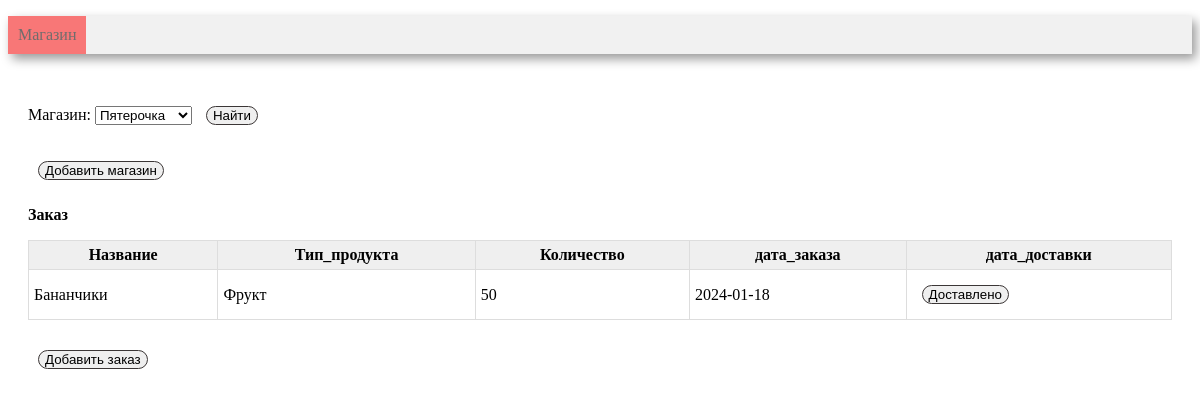
The page / on the database its author committed.
### tables this page shows
CREATE TABLE store (
       store_id INTEGER PRIMARY KEY AUTOINCREMENT,
	   store_name VARCHAR(30)
);

CREATE TABLE product (
      product_id INTEGER PRIMARY KEY AUTOINCREMENT,
      product_name VARCHAR(80),
      type_id INT,
      manufacturer_id INT,
      country_id INT,
      storage_quantity INT,
      price INT, 
      FOREIGN KEY (type_id)  REFERENCES type (type_id) ON DELETE CASCADE,
      FOREIGN KEY (manufacturer_id)  REFERENCES manufacturer (manufacturer_id) ON DELETE CASCADE
      FOREIGN KEY (country_id)  REFERENCES country (country_id) ON DELETE CASCADE
);

CREATE TABLE type (
       type_id INTEGER PRIMARY KEY AUTOINCREMENT,
	   type_name VARCHAR(30)
);

CREATE TABLE order_ (
      order_id INTEGER PRIMARY KEY AUTOINCREMENT,
      product_id INT,
      store_id INT,
      quantity INT,
      order_date DATE,
      delivery_date DATE,
      FOREIGN KEY (product_id)  REFERENCES product (product_id) ON DELETE CASCADE,
      FOREIGN KEY (store_id)  REFERENCES store (store_id) ON DELETE CASCADE
);

### controllers/index.py (the view)
@app.route('/', methods=['get'])
def index():
    conn = get_db_connection()
    if request.values.get('store'):
        store_id = int(request.values.get('store'))
        session['store_id'] = store_id
    elif request.values.get('return'):
        order_id = int(request.values.get('return'))
        set_delivery(conn, order_id)
    elif request.values.get('new_store'):
        new_store = request.values.get('new_store')
        session['store_id'] = get_new_store(conn, new_store)
    elif request.values.get('product'):
        product_quantity = int(request.values.get('product_num'))
        product_id = int(request.values.get('product'))
        new_order(conn, product_id, product_quantity, session['store_id'])
    elif request.values.get('noselect'):
        pass
    else:
        session['store_id'] = 1
    df_store = get_store(conn)
    df_combo_box = get_combo_box(conn, session['store_id'])
    html = render_template(
        'index.html',
        store_id=session['store_id'],
        store=df_store,
        combo_box=df_combo_box,
        len=len,
    )
    return html

### models/index_model.py (called while the page is built)
def get_store(conn):
    return pandas.read_sql('''SELECT * FROM store''', conn)

def get_combo_box(conn, store_id):
    return pandas.read_sql('''
        SELECT product_name AS Название, type_name AS Тип_продукта, order_id,
            quantity AS Количество, order_date AS дата_заказа,  delivery_date AS дата_доставки
        FROM order_
            JOIN store USING(store_id)
            JOIN product USING(product_id)
            JOIN type USING(type_id)
        WHERE store_id = :id
            ORDER BY order_id
    ''', conn, params={"id": store_id})

### utils.py (called while the page is built)
def get_db_connection():
    return sqlite3.connect('postavka2.sqlite')

### templates/index.html (shortened to what this page needs)
<!DOCTYPE HTML>
<html>
    <head>
        <link rel="stylesheet" type="text/css" href="/static/css/main.css" />
        {% macro render_table(table_name, relation, id) %}
            <p>
                <b>{{ table_name }}</b>
            </p>
            <table>
                <tr>
                    {% for name in relation.dtypes.index %}
                        {% if name != id %}
                            <th>{{ name }}</th>
                        {% endif %}
                    {% endfor %}
                </tr>
                <tbody>
                    {% for i in range(len(relation)) %}
                        <tr>
                            {% for name in relation.dtypes.index %}
                                {% if name != id%}
                                    <td>
                                        {% if relation.loc[i, name] == None %}
                                            <form action = '' method ="get">
                                                <input type="submit" value="Доставлено">
                                            </form>
                                        {% else %}
                                            {{ relation.loc[i, name] }}
                                        {% endif %}
                                    </td>
                                {% endif %}
                            {% endfor %}
                        </tr>
                    {% endfor %}
                </tbody>
            </table>
        {% endmacro %}
        {% macro render_select(select_name, store, id) %}
            <select name = '{{select_name}}'>
                {% for i in range(len(store)) %}
                    <option value="{{i+1}}" {% if store.loc[i, "store_id"] == id %} selected {% endif %}>
                        {{store.loc[i, "store_name"]}}
                    </option>
                {% endfor %}
            </select>
        {% endmacro %}
    </head>
    <body>
        <div class=menu>
            <ul>
                <li class = active><a href={{ url_for("index")}}>Магазин</a></li>
            </ul>
        </div>
        <div class = block>
            <p>
                <form action='' method ="get">
                    Магазин:
                    {{ render_select("store", store, store_id) }}
                    <input type = "submit" value = "Найти">
                </form>
            </p>
            <form action="{{url_for('new_store')}}" method="get">
                <input type="submit" value="Добавить магазин">
            </form>
            {{ render_table("Заказ", combo_box,  "order_id") }}
            <div>
                <form action="{{url_for('search')}}" method="get">
                    <input type="submit" value="Добавить заказ">
                </form>
            </div>
        </div>
    </body>
</html>

### static/CSS/main.css (style rules this page uses)
.menu { background-color: #f1f1f1; box-shadow: 4px 5px 10px rgba(0, 0, 0, 0.4); width: 100%; }
.menu li { display: inline-block; vertical-align: top; padding: 10px; color: #6f6d6d; }
.menu a { text-decoration: none; color: #6f6d6d; }
.menu ul { padding: 0px; }
.active { background-color: #f87777; color: #f8f8f8; }
.block { padding: 10px 20px; }
table { width: 100%; margin-bottom: 20px; border: 1px solid #dddddd; border-collapse: collapse; }
table th { font-weight: bold; padding: 5px; background: #efefef; border: 1px solid #dddddd; }
table td { border: 1px solid #dddddd; padding: 5px; }
input { border-radius: 20px; margin:10px; border:1px #3b3636 solid; }

### rows shown on the page
store: store "Пятерочка"
product: product_name "Бананчики"
type: type_name "Фрукт"
order_: order_date "2024-01-18"

### other values the page prints
{{ table_name }} "Заказ"
{{ name }} "Название" "Тип_продукта" "Количество" "дата_заказа" "дата_доставки"
{{ relation.loc[i, name] }} "50"
